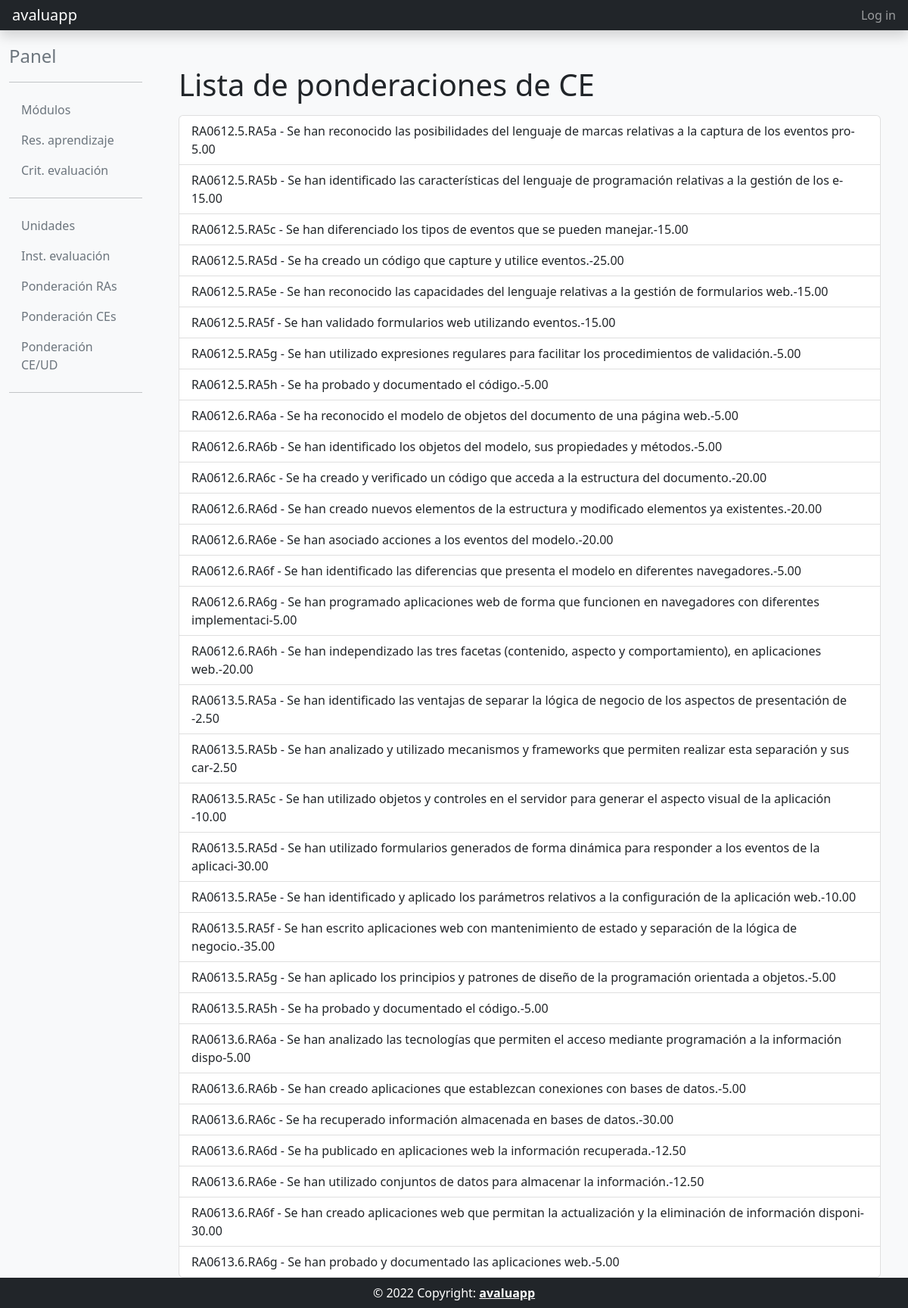
Page /pond_ce_list/ on the committed database.
### programacion_didactica/models.py (models this page shows)
class PondCriterio(models.Model):
    criterio_evaluacion = models.ForeignKey(CritEvaluacion,on_delete=models.PROTECT)
    porcentaje = models.DecimalField(max_digits = 5, decimal_places = 2, default = 0.0)
    def __str__(self):
        return f"{str(self.criterio_evaluacion)}-{self.porcentaje}"

### core/models.py (models this page shows, shortened)
class CritEvaluacion(models.Model):
    resultado_aprendizaje = models.ForeignKey(ResAprendizaje,on_delete=models.PROTECT)
    codigo = models.CharField(max_length = 4, verbose_name="codigo")
    descripcion = models.TextField()
    minimo = models.BooleanField()
    def __str__(self):
        return f"{self.resultado_aprendizaje.codigo}.{self.codigo} - {self.descripcion[:100]}"
    class Meta:
        unique_together =[["resultado_aprendizaje","codigo"]]
        verbose_name = "Criterio de evaluación"
        verbose_name_plural = "Criterios de evaluación"
        ordering = ['resultado_aprendizaje__codigo'] #, 'criterio_evaluacion__codigo']

class ResAprendizaje(models.Model):
    modulo = models.ForeignKey(Modulo,on_delete=models.PROTECT)
    codigo = models.CharField(max_length = 10, verbose_name="codigo", unique=True)
    descripcion = models.TextField(verbose_name="Descripcion")
    class Meta:
        unique_together =[["modulo","codigo"]]
        verbose_name = "Resultado de aprendizaje"
        verbose_name_plural = "Resultados de aprendizaje"
        ordering = ['codigo']

### programacion_didactica/views.py (the view)
# urls.py: path('pond_ce_list/', proDidactica_views.PondCritListView.as_view(), name='pond_ce_list'),
class PondCritListView(ListView):
    model = PondCriterio
    template_name = 'programacion_didactica/pond_ce_list.html'

### templates/programacion_didactica/pond_ce_list.html
{% extends "common/base_intranet.html" %}
{% block main_content %}
<div class="container">
    <h1>Lista de ponderaciones de CE</h1>
    <ul class="list-group mt-3">
    {% for poce in object_list %}
        <a href="{% url 'pond_ce_detail' poce.id %}" class="list-group-item list-group-item-action">{{ poce }}</a>
    {% empty %}
        <p>No existen ponderaciones de CE.</p>
    {% endfor %}
    </ul>
</div>
{% endblock main_content %}

### rows in the picture
PondCriterio: criterio_evaluacion+porcentaje "RA0612.5.RA5a - Se han reconocido las posibilidades del lenguaje de marcas relativas a la captura de los eventos pro-5.00"
PondCriterio: criterio_evaluacion+porcentaje "RA0612.5.RA5b - Se han identificado las características del lenguaje de programación relativas a la gestión de los e-15.00"
PondCriterio: criterio_evaluacion+porcentaje "RA0612.5.RA5c - Se han diferenciado los tipos de eventos que se pueden manejar.-15.00"
PondCriterio: criterio_evaluacion+porcentaje "RA0612.5.RA5d - Se ha creado un código que capture y utilice eventos.-25.00"
PondCriterio: criterio_evaluacion+porcentaje "RA0612.5.RA5e - Se han reconocido las capacidades del lenguaje relativas a la gestión de formularios web.-15.00"
PondCriterio: criterio_evaluacion+porcentaje "RA0612.5.RA5f - Se han validado formularios web utilizando eventos.-15.00"
PondCriterio: criterio_evaluacion+porcentaje "RA0612.5.RA5g - Se han utilizado expresiones regulares para facilitar los procedimientos de validación.-5.00"
PondCriterio: criterio_evaluacion+porcentaje "RA0612.5.RA5h - Se ha probado y documentado el código.-5.00"
PondCriterio: criterio_evaluacion+porcentaje "RA0612.6.RA6a - Se ha reconocido el modelo de objetos del documento de una página web.-5.00"
PondCriterio: criterio_evaluacion+porcentaje "RA0612.6.RA6b - Se han identificado los objetos del modelo, sus propiedades y métodos.-5.00"
PondCriterio: criterio_evaluacion+porcentaje "RA0612.6.RA6c - Se ha creado y verificado un código que acceda a la estructura del documento.-20.00"
PondCriterio: criterio_evaluacion+porcentaje "RA0612.6.RA6d - Se han creado nuevos elementos de la estructura y modificado elementos ya existentes.-20.00"
PondCriterio: criterio_evaluacion+porcentaje "RA0612.6.RA6e - Se han asociado acciones a los eventos del modelo.-20.00"
PondCriterio: criterio_evaluacion+porcentaje "RA0612.6.RA6f - Se han identificado las diferencias que presenta el modelo en diferentes navegadores.-5.00"
PondCriterio: criterio_evaluacion+porcentaje "RA0612.6.RA6g - Se han programado aplicaciones web de forma que funcionen en navegadores con diferentes implementaci-5.00"
PondCriterio: criterio_evaluacion+porcentaje "RA0612.6.RA6h - Se han independizado las tres facetas (contenido, aspecto y comportamiento), en aplicaciones web.-20.00"
PondCriterio: criterio_evaluacion+porcentaje "RA0613.5.RA5a - Se han identificado las ventajas de separar la lógica de negocio de los aspectos de presentación de -2.50"
PondCriterio: criterio_evaluacion+porcentaje "RA0613.5.RA5b - Se han analizado y utilizado mecanismos y frameworks que permiten realizar esta separación y sus car-2.50"
PondCriterio: criterio_evaluacion+porcentaje "RA0613.5.RA5c - Se han utilizado objetos y controles en el servidor para generar el aspecto visual de la aplicación -10.00"
PondCriterio: criterio_evaluacion+porcentaje "RA0613.5.RA5d - Se han utilizado formularios generados de forma dinámica para responder a los eventos de la aplicaci-30.00"
PondCriterio: criterio_evaluacion+porcentaje "RA0613.5.RA5e - Se han identificado y aplicado los parámetros relativos a la configuración de la aplicación web.-10.00"
PondCriterio: criterio_evaluacion+porcentaje "RA0613.5.RA5f - Se han escrito aplicaciones web con mantenimiento de estado y separación de la lógica de negocio.-35.00"
PondCriterio: criterio_evaluacion+porcentaje "RA0613.5.RA5g - Se han aplicado los principios y patrones de diseño de la programación orientada a objetos.-5.00"
PondCriterio: criterio_evaluacion+porcentaje "RA0613.5.RA5h - Se ha probado y documentado el código.-5.00"
PondCriterio: criterio_evaluacion+porcentaje "RA0613.6.RA6a - Se han analizado las tecnologías que permiten el acceso mediante programación a la información dispo-5.00"
PondCriterio: criterio_evaluacion+porcentaje "RA0613.6.RA6b - Se han creado aplicaciones que establezcan conexiones con bases de datos.-5.00"
PondCriterio: criterio_evaluacion+porcentaje "RA0613.6.RA6c - Se ha recuperado información almacenada en bases de datos.-30.00"
PondCriterio: criterio_evaluacion+porcentaje "RA0613.6.RA6d - Se ha publicado en aplicaciones web la información recuperada.-12.50"
PondCriterio: criterio_evaluacion+porcentaje "RA0613.6.RA6e - Se han utilizado conjuntos de datos para almacenar la información.-12.50"
PondCriterio: criterio_evaluacion+porcentaje "RA0613.6.RA6f - Se han creado aplicaciones web que permitan la actualización y la eliminación de información disponi-30.00"
PondCriterio: criterio_evaluacion+porcentaje "RA0613.6.RA6g - Se han probado y documentado las aplicaciones web.-5.00"
